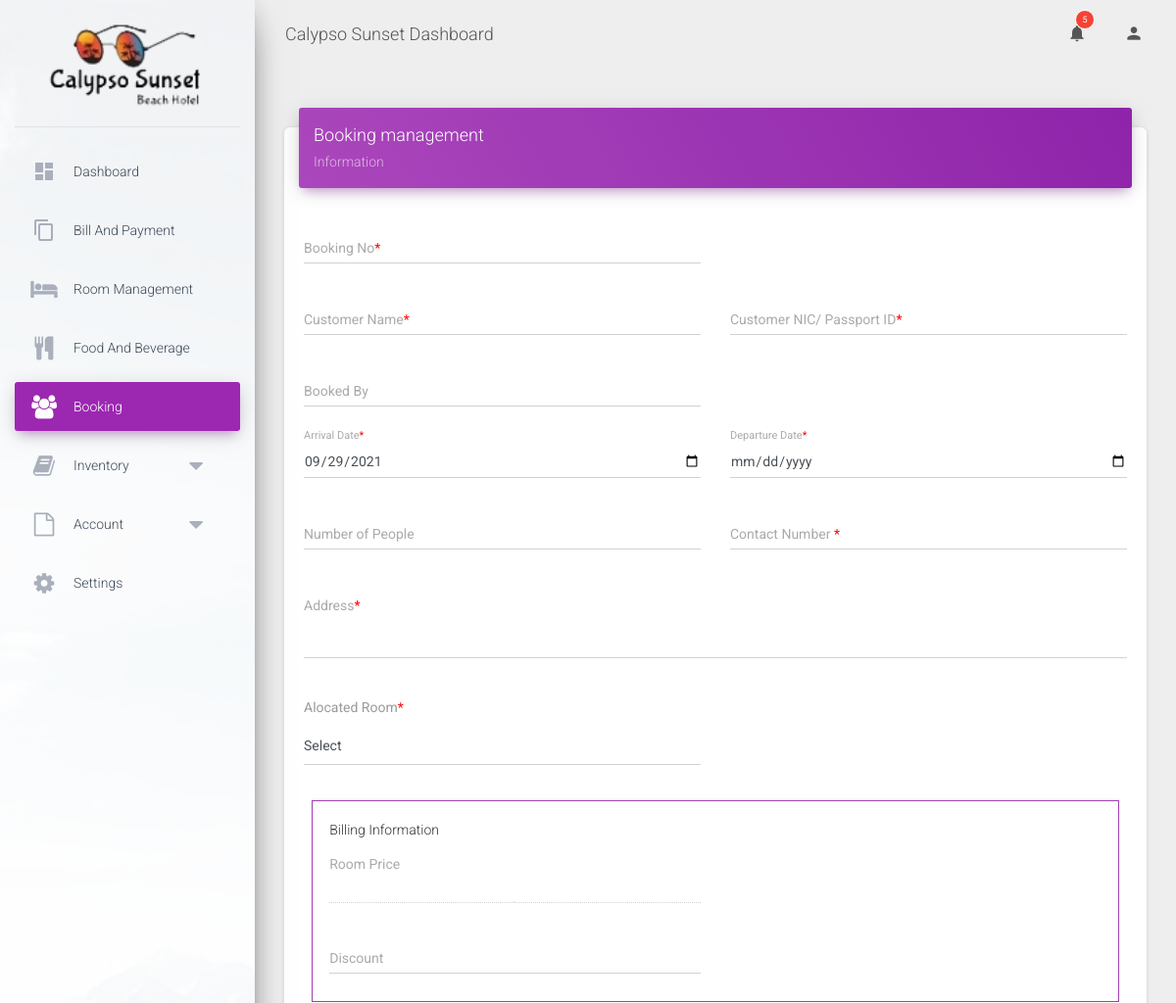
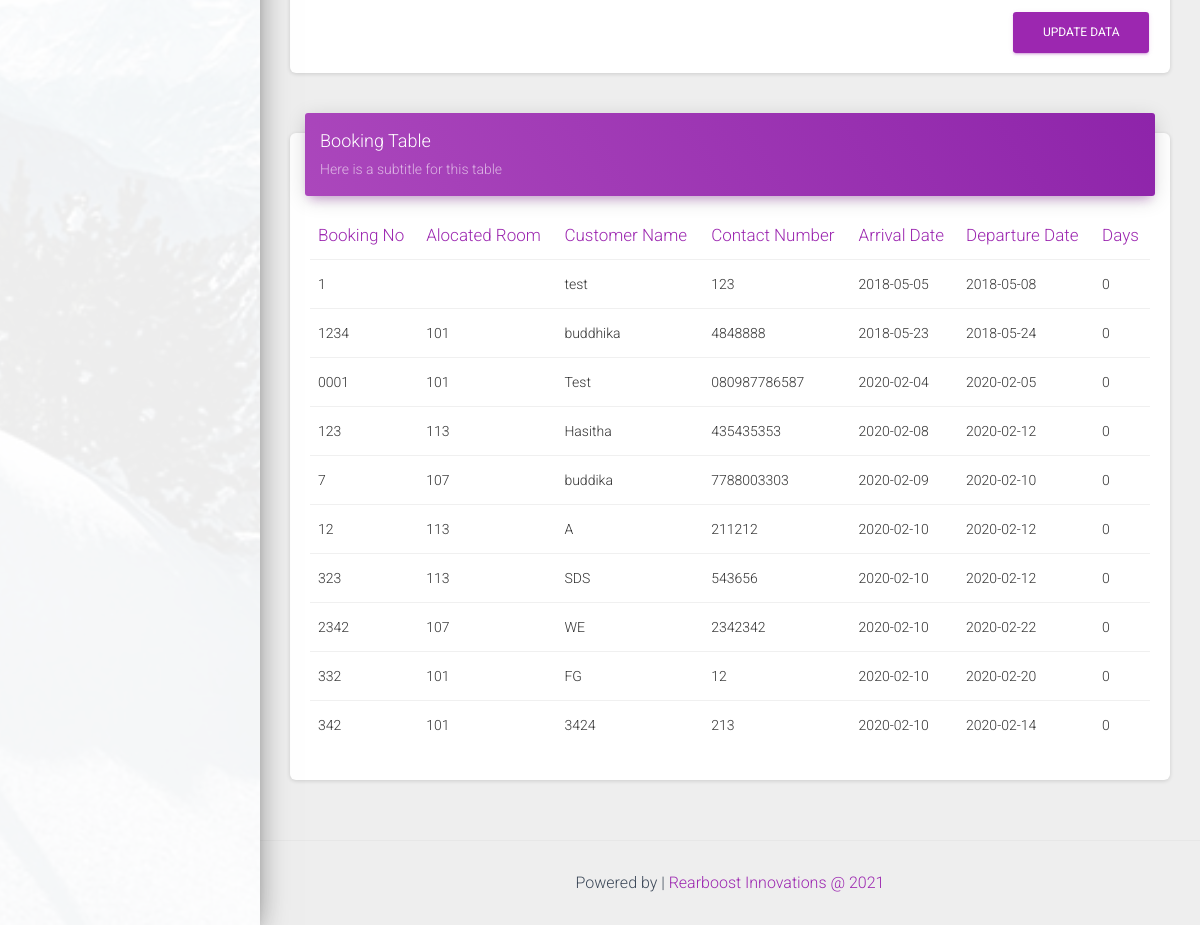
/content/booking.php (signed in), run on the app's committed database (2 pictures, top to bottom).
### tables this page shows
CREATE TABLE `bookinginfor` (
  `id` int(11) NOT NULL,
  `bookingno` varchar(500) NOT NULL,
  `cname` varchar(500) NOT NULL,
  `cnic` varchar(500) NOT NULL,
  `bookby` varchar(500) NOT NULL,
  `arrivaldate` varchar(100) NOT NULL,
  `departuredate` varchar(100) NOT NULL,
  `numofpeo` varchar(100) NOT NULL,
  `connum` varchar(100) NOT NULL,
  `address` varchar(500) NOT NULL,
  `alocatedroom` varchar(100) NOT NULL,
  `roomprice` decimal(10,2) NOT NULL,
  `discount` decimal(10,2) NOT NULL,
  `checkDiscount` varchar(20) NOT NULL,
  `billstatus` varchar(200) NOT NULL,
  `createdate` varchar(100) NOT NULL,
  `billstaledate` varchar(500) DEFAULT NULL,
  `ftootalprice` decimal(10,2) NOT NULL DEFAULT 0.00
);

CREATE TABLE `roominfor` (
  `id` int(11) NOT NULL,
  `roomno` varchar(500) NOT NULL,
  `roomtype` varchar(1000) NOT NULL,
  `numbed` int(11) NOT NULL,
  `roomprice` decimal(10,2) NOT NULL,
  `roomstatus` varchar(200) NOT NULL,
  `createdate` varchar(500) NOT NULL,
  `lastupdate` varchar(500) DEFAULT NULL,
  `bookingtime` varchar(100) DEFAULT NULL
);

### content/booking.php (the view, shortened to what this page needs)
<!DOCTYPE html>
<html lang="en">
<?php
    require '../include/config.php';
?>
<head>
    <?php include('../include/head.php'); ?>
</head>
<body class="">
    <div class="wrapper">
        <div class="sidebar" data-color="purple" data-background-color="white" data-image="../assets/img/sidebar-1.jpg">
            <div class="logo">
                <a href="home.php" class="simple-text logo-normal">
                <img src="../images/logo.png" alt="" style="width: 80%;">
                </a>
            </div>
            <?php include('../include/sideMenu.php'); ?>
        </div>
        <div class="main-panel">
            <?php include('../include/navhead.php'); ?>
            <div class="content">
                <div class="container-fluid">
                    <div class="row">
                        <div class="col-md-12">
                            <div class="card">
                                <div class="card-header card-header-primary">
                                    <h4 class="card-title">Booking management</h4>
                                    <p class="card-category">Information</p>
                                </div>
                                <div class="card-body">
                                    <form id="booking_form">
                                        <div class="row">
                                            <div class="col-md-6">
                                                <div class="form-group">
                                                    <label class="bmd-label-floating">Booking No<span style="color: red;">*<span></label>
                                                    <input type="text" class="form-control" id="bookingno">
                                                </div>
                                            </div>
                                        </div>
                                        <div class="row">
                                            <div class="col-md-6">
                                                <div class="form-group">
                                                    <label class="bmd-label-floating">Customer Name<span style="color: red;">*<span></label>
                                                    <input type="text" class="form-control" id="cname">
                                                </div>
                                            </div>
                                            <div class="col-md-6">
                                                <div class="form-group">
                                                    <label class="bmd-label-floating">Customer NIC/ Passport ID<span style="color: red;">*<span></label>
                                                    <input type="text" class="form-control" id="cnic">
                                                </div>
                                            </div>
                                        </div>
                                        <div class="row">
                                            <div class="col-md-6">
                                                <div class="form-group">
                                                    <label class="bmd-label-floating">Booked By</label>
                                                    <input type="text" class="form-control" id="bookby">
                                                </div>
                                            </div>
                                        </div>
                                        <div class="row">
                                            <div class="col-md-6">
                                                <div class="form-group">
                                                    <label class="bmd-label-floating">Arrival Date<span style="color: red;">*<span></label>
                                                    <input type="date" class="form-control" id="arrivaldate" value="<?php echo date("Y-m-d"); ?>">
                                                </div>
                                            </div>
                                            <div class="col-md-6">
                                                <div class="form-group">
                                                    <label class="bmd-label-floating" style="top: -1rem; left: 0; font-size: 0.6875rem;">Departure Date<span style="color: red;">*<span></label>
                                                    <input type="date" class="form-control" id="departuredate">
                                                </div>
                                            </div>
                                        </div>
                                        <div class="row">
                                            <div class="col-md-6">
                                                <div class="form-group">
                                                    <label class="bmd-label-floating">Number of People</label>
                                                    <input type="number" class="form-control" id="numofpeo">
                                                </div>
                                            </div>
                                            <div class="col-md-6">
                                                <div class="form-group">
                                                    <label class="bmd-label-floating">Contact Number <span style="color: red;">*<span></label>
                                                    <input type="number" class="form-control" id="connum">
                                                </div>
                                            </div>
                                        </div>
                                        <div class="row">
                                            <div class="col-md-12">
                                                <div class="form-group">
                                                    <label class="bmd-label-floating">Address<span style="color: red;">*<span></label>
                                                    <textarea class="form-control" rows="3" id="address"></textarea>
                                                </div>
                                            </div>
                                        </div>
                                        <div class="row">
                                          <div class="col-md-6">
                                              <div class="form-group">
                                                  <label class="bmd-label-floating">Alocated Room<span style="color: red;">*<span></label>
                                                  <select  class="form-control" id="alocatedroom">
                                                          <option value="">Select</option>
                                                  </select>
                                              </div>
                                          </div>
                                        </div>
                                        <div class="billinfor" style="border: 1px solid; padding: 2%; margin: 1%; border-color: #9e3fb0; margin-top: 3%;">
                                          <span>Billing Information</span>
                                          <div class="row">
                                              <div class="col-md-6">
                                                  <div class="form-group">
                                                      <label class="" style="top: -25%;">Room Price</label>
                                                      <input type="text" class="form-control" id="roomprice" disabled>
                                                  </div>
                                              </div>
                                          </div>
                                          <div class="row">
                                              <div class="col-md-6">
                                                  <div class="form-group">
                                                      <label class="bmd-label-floating">Discount</label>
                                                      <input type="text" class="form-control" id="discount">
                                                  </div>
                                              </div>
                                          </div>
                                        </div>
                                        <button type="button" id="booking_btn" name="booking_btn" class="btn btn-primary pull-right" onclick="booking()">Update Data</button>
                                        <div class="clearfix"></div>
                                    </form>
                                </div>
                            </div>
                        </div>
                        <div class="col-md-12">
                            <div class="card">
                                <div class="card-header card-header-primary">
                                    <h4 class="card-title ">Booking Table</h4>
                                    <p class="card-category"> Here is a subtitle for this table</p>
                                </div>
                                <div class="card-body">
                                   <?php
                                       $query = "SELECT * FROM bookinginfor";
                                       $result = mysqli_query($conn ,$query);
                                    ?>
                                    <div class="table-responsive" id="room_table">
                                        <table class="table">
                                            <thead class=" text-primary">
                                                <th>
                                                    Booking No
                                                </th>
                                                <th>
                                                    Alocated Room
                                                </th>
                                                <th>
                                                    Customer Name
                                                </th>
                                                <th>
                                                   Contact Number
                                                </th>
                                                <th>
                                                    Arrival Date
                                                </th>
                                                <th>
                                                    Departure Date
                                                </th>
                                                <th>
                                                    Days
                                                </th>
                                            </thead>
                                            <tbody>
                                                <?php
                                                while($row = mysqli_fetch_array($result))
                                                   {
                                                    echo '
                                                    <tr>
                                                     <td>'.$row["bookingno"].'</td>';
                                                     $query1 ="SELECT * FROM roominfor WHERE id='".$row["alocatedroom"]."'";
                                                     $result1 =mysqli_query($conn,$query1);
                                                     while($ro = mysqli_fetch_array($result1))
                                                     {
                                                        $val= $ro['roomno'];
                                                     }
                                                     ?>
                                                     <td><?php echo $val ?></td>
                                                    <?php
                                                     echo '
                                                     <td>'.$row["cname"].'</td>
                                                     <td>'.$row["connum"].'</td>
                                                     <td>'.$row["arrivaldate"].'</td>
                                                     <td>'.$row["departuredate"].'</td>  ';
                                                     $date1 =date("Y-m-d");
                                                     $date1 =strtotime($date1);
                                                     $date2 =strtotime($row["departuredate"]);
                                                     $date =$date2-$date1;
                                                     $date =$date/86400;
                                                     if($date<0){
                                                       $date ="0";
                                                     }
                                                    echo '<td>'.$date.'</td>';
                                                  echo '</tr>
                                                      '  ;
                                                   }
                                                 ?>
                                            </tbody>
                                        </table>
                                    </div>
                                </div>
                            </div>
                        </div>
                    </div>
                </div>
            </div>
            <footer class="footer ">
                <div class="container-fluid" style="display: inline-grid;">
                    <?php include('../include/footerc.php'); ?>
                </div>
            </footer>
        </div>
    </div>
</body>
</html>

### data on the page
bookinginfor: bookingno "1", cname "test", connum "123", arrivaldate "2018-05-05", departuredate "2018-05-08", date "0"
bookinginfor: bookingno "1234", roominfor.roomno "101", cname "buddhika", connum "4848888", arrivaldate "2018-05-23", departuredate "2018-05-24", date "0"
bookinginfor: bookingno "0001", roominfor.roomno "101", cname "Test", connum "080987786587", arrivaldate "2020-02-04", departuredate "2020-02-05", date "0"
bookinginfor: bookingno "123", roominfor.roomno "113", cname "Hasitha", connum "435435353", arrivaldate "2020-02-08", departuredate "2020-02-12", date "0"
bookinginfor: bookingno "7", roominfor.roomno "107", cname "buddika", connum "7788003303", arrivaldate "2020-02-09", departuredate "2020-02-10", date "0"
bookinginfor: bookingno "12", roominfor.roomno "113", cname "A", connum "211212", arrivaldate "2020-02-10", departuredate "2020-02-12", date "0"
bookinginfor: bookingno "323", cname "SDS", connum "543656", arrivaldate "2020-02-10", departuredate "2020-02-12", date "0"
roominfor: roomno "113"
bookinginfor: bookingno "2342", roominfor.roomno "107", cname "WE", connum "2342342", arrivaldate "2020-02-10", departuredate "2020-02-22", date "0"
bookinginfor: bookingno "332", roominfor.roomno "101", cname "FG", connum "12", arrivaldate "2020-02-10", departuredate "2020-02-20", date "0"
bookinginfor: bookingno "342", cname "3424", connum "213", arrivaldate "2020-02-10", departuredate "2020-02-14", date "0"
roominfor: roomno "101"
